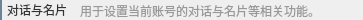
       <widget class="QWidget" name="widget_1" native="true">
        <property name="sizePolicy">
         <sizepolicy hsizetype="Preferred" vsizetype="Fixed">
          <horstretch>0</horstretch>
          <verstretch>0</verstretch>
         </sizepolicy>
        </property>
        <property name="minimumSize">
         <size>
          <width>0</width>
          <height>20</height>
         </size>
        </property>
        <property name="maximumSize">
         <size>
          <width>16777215</width>
          <height>20</height>
         </size>
        </property>
        <layout class="QHBoxLayout" name="horizontalLayout_8">
         <property name="spacing">
          <number>0</number>
         </property>
         <property name="leftMargin">
          <number>0</number>
         </property>
         <property name="topMargin">
          <number>0</number>
         </property>
         <property name="rightMargin">
          <number>0</number>
         </property>
         <property name="bottomMargin">
          <number>0</number>
         </property>
         <item>
          <widget class="QLabel" name="label_20">
           <property name="sizePolicy">
            <sizepolicy hsizetype="Fixed" vsizetype="Preferred">
             <horstretch>0</horstretch>
             <verstretch>0</verstretch>
            </sizepolicy>
           </property>
           <property name="minimumSize">
            <size>
             <width>2</width>
             <height>0</height>
            </size>
           </property>
           <property name="maximumSize">
            <size>
             <width>2</width>
             <height>16777215</height>
            </size>
           </property>
           <property name="styleSheet">
            <string notr="true">QLabel
{
	background-color: #6b8596;
}</string>
           </property>
           <property name="text">
            <string/>
           </property>
          </widget>
         </item>
         <item>
          <spacer name="horizontalSpacer_9">
           <property name="orientation">
            <enum>Qt::Horizontal</enum>
           </property>
           <property name="sizeType">
            <enum>QSizePolicy::Fixed</enum>
           </property>
           <property name="sizeHint" stdset="0">
            <size>
             <width>5</width>
             <height>20</height>
            </size>
           </property>
          </spacer>
         </item>
         <item>
          <widget class="QLabel" name="label_4">
           <property name="minimumSize">
            <size>
             <width>0</width>
             <height>20</height>
            </size>
           </property>
           <property name="styleSheet">
            <string notr="true">QLabel
{
font: 14px &quot;微软雅黑&quot;;
color:#333333;
}</string>
           </property>
           <property name="text">
            <string>对话与名片</string>
           </property>
          </widget>
         </item>
         <item>
          <spacer name="horizontalSpacer_6">
           <property name="orientation">
            <enum>Qt::Horizontal</enum>
           </property>
           <property name="sizeType">
            <enum>QSizePolicy::Fixed</enum>
           </property>
           <property name="sizeHint" stdset="0">
            <size>
             <width>10</width>
             <height>20</height>
            </size>
           </property>
          </spacer>
         </item>
         <item>
          <widget class="QLabel" name="label_13">
           <property name="styleSheet">
            <string notr="true">QLabel
{
padding-top:2px;
font: 12px &quot;微软雅黑&quot;;
color: #999999;
}</string>
           </property>
           <property name="text">
            <string>用于设置当前账号的对话与名片等相关功能。</string>
           </property>
          </widget>
         </item>
         <item>
          <spacer name="horizontalSpacer_10">
           <property name="orientation">
            <enum>Qt::Horizontal</enum>
           </property>
           <property name="sizeHint" stdset="0">
            <size>
             <width>40</width>
             <height>20</height>
            </size>
           </property>
          </spacer>
         </item>
        </layout>
       </widget>
